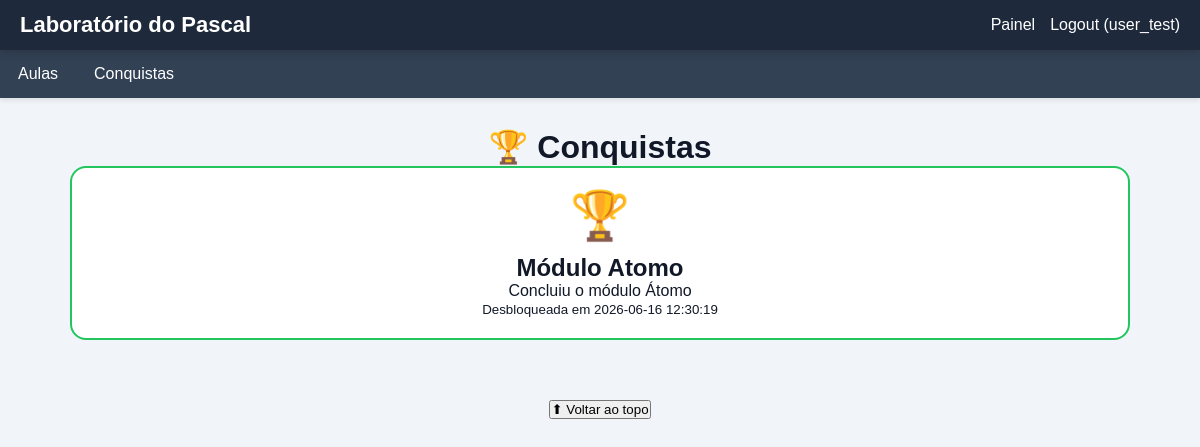
Page /conquistas (signed in) on the committed database.
### tables this page shows
CREATE TABLE user_achievements (

    id INTEGER PRIMARY KEY AUTOINCREMENT,

    usuario_id INTEGER,

    achievement_id INTEGER,

    data_desbloqueio TEXT

);

CREATE TABLE achievements (

    id INTEGER PRIMARY KEY AUTOINCREMENT,

    nome TEXT,

    descricao TEXT,

    icone TEXT

);

### app.py (the view)
@app.route("/conquistas")
def conquistas():
    if "id" not in session:
        return redirect("/login")
    conn = sqlite3.connect(
        "site.db"
    )
    cursor = conn.cursor()
    cursor.execute(
        """
        SELECT
            a.id,
            a.nome,
            a.descricao,
            ua.data_desbloqueio
        FROM achievements a

        LEFT JOIN
        user_achievements ua

        ON a.id = ua.achievement_id

        AND ua.usuario_id = ?
        """,
        (
            session["id"],
        )
    )
    resultado = cursor.fetchall()
    conn.close()
    lista = []
    for linha in resultado:
        lista.append({
            "id": linha[0],
            "nome": linha[1],
            "descricao": linha[2],
            "desbloqueada":
                linha[3] is not None,
            "data":
                linha[3]
        })
    return render_template(
        "conquistas.html",
        conquistas=lista
    )

### templates/conquistas.html (shortened to what this page needs)
{% extends "base.html" %}
{% block content %}
<h1>
    🏆 Conquistas
</h1>
<div class="grade-conquistas">
{% for conquista in conquistas %}
    <div class="
        card-conquista
        {% if conquista.desbloqueada %}
            desbloqueada
        {% else %}
            bloqueada
        {% endif %}
    ">
        <div class="icone-conquista">
            {% if conquista.desbloqueada %}
                🏆
            {% else %}
                🔒
            {% endif %}
        </div>
        <h2>
            {{ conquista.nome }}
        </h2>
        <p>
            {{ conquista.descricao }}
        </p>
        {% if conquista.desbloqueada %}
            <small>
                Desbloqueada em
                {{ conquista.data }}
            </small>
        {% endif %}
    </div>
{% endfor %}
</div>
{% endblock %}

### static/css/style.css (style rules this page uses)
* { margin: 0; padding: 0; box-sizing: border-box; }
body { font-family: Arial, sans-serif; background: #f1f5f9; color: #111827; }
.conteudo h1 { display:flex; flex-direction:column; align-items:center; text-align:center; }
.grade-conquistas { display:grid; gap:20px; }
.card-conquista { padding:20px; border-radius:16px; text-align:center; }
.desbloqueada { background:#ffffff; border:2px solid #22c55e; }
.icone-conquista { font-size:3rem; margin-bottom:10px; }

### rows in the picture
user_achievements: nome "Módulo Atomo", descricao "Concluiu o módulo Átomo", data "2026-06-16 12:30:19"

### other values in the picture
{{ session.usuario }} "user_test"
